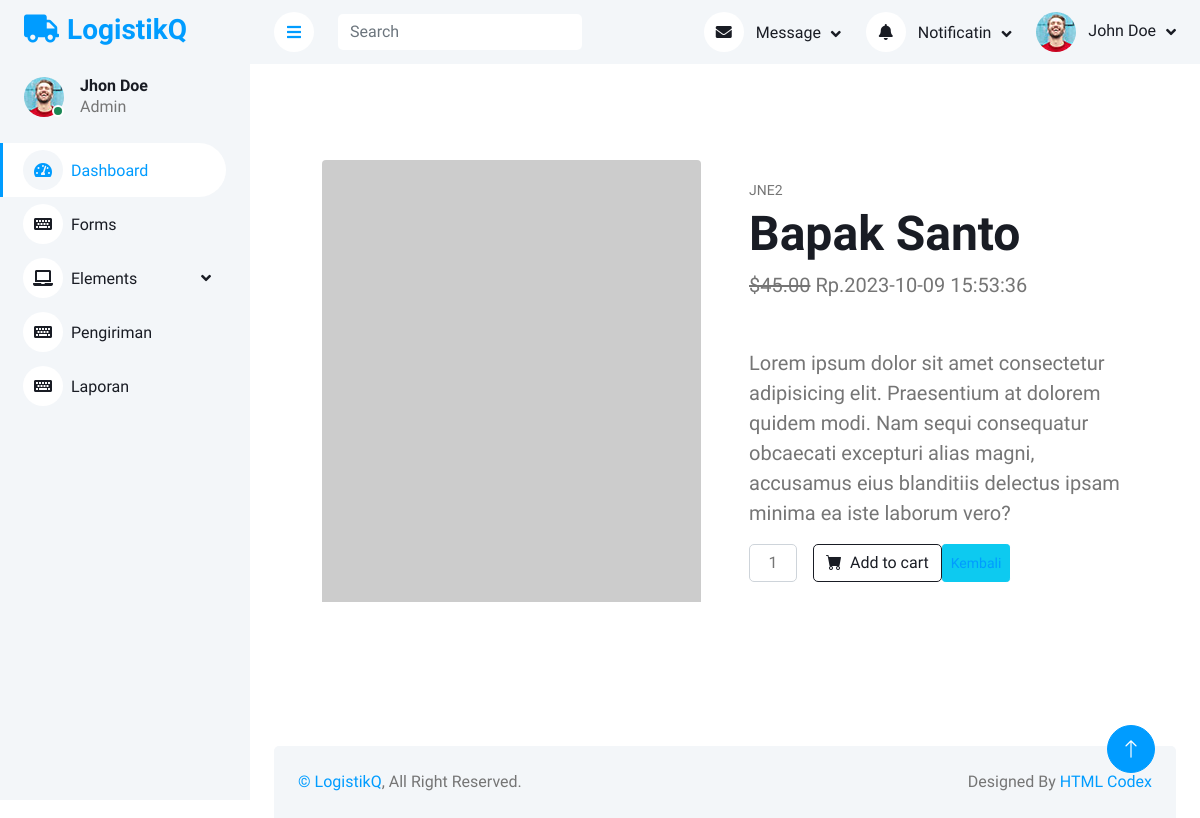
Screenshot of /LogistikQ/index.php?url=Pages/detail_penerima/penerimaan&id=2 with the database file from the repository.
### tables this page shows
CREATE TABLE `detail_penerimaan` (
  `id` int(11) NOT NULL,
  `kode` varchar(45) NOT NULL,
  `pengiriman_id` int(11) NOT NULL,
  `nama_penerima` varchar(45) NOT NULL,
  `waktu_penerima` datetime NOT NULL
);

### LogistikQ/models/detail_penerima.php (called while the page is built, shortened)
<?php
class detail_penerimaan
{
    private $koneksi;
    public function __construct()
    {
        global $dbh;
        $this->koneksi = $dbh;
    }
    public function getdetail_penerimaan($id)
    {
        $sql = "SELECT * FROM detail_penerimaan WHERE id=?";
        $ps = $this->koneksi->prepare($sql);
        $ps->execute([$id]);
        $rs = $ps->fetch();
        return $rs;
    }
}

### LogistikQ/Pages/detail_penerima/penerimaan.php (the view)
<?php
$id = $_REQUEST['id'];
$model = new detail_penerimaan();
$produk = $model->getdetail_penerimaan($id);
?>
<section class="py-5">
            <div class="container px-4 px-lg-5 my-5">
                <div class="row gx-4 gx-lg-5 align-items-center">
                    <div class="col-md-6"><img class="card-img-top mb-5 mb-md-0" src="https://dummyimage.com/600x700/dee2e6/6c757d.jpg" alt="..." /></div>
                    <div class="col-md-6">
                        <div class="small mb-1"><?= $produk['kode']?></div>
                        <h1 class="display-5 fw-bolder"><?= $produk['nama_penerima']?></h1>
                        <div class="fs-5 mb-5">
                            <span class="text-decoration-line-through">$45.00</span>
                            <span>Rp.<?= $produk['waktu_penerima']?></span>
                        </div>
                        <p class="lead">Lorem ipsum dolor sit amet consectetur adipisicing elit. Praesentium at dolorem quidem modi. Nam sequi consequatur obcaecati excepturi alias magni, accusamus eius blanditiis delectus ipsam minima ea iste laborum vero?</p>
                        <div class="d-flex">
                            <input class="form-control text-center me-3" id="inputQuantity" type="num" value="1" style="max-width: 3rem" />
                            <button class="btn btn-outline-dark flex-shrink-0" type="button">
                                <i class="bi-cart-fill me-1"></i>
                                Add to cart
                                </button>
                            <button type="button" class="btn btn-sm btn-info"><a href="index.php?url=dtdetail_penerima">Kembali</button>
                        </div>
                    </div>
                </div>
            </div>
        </section>

### LogistikQ/css/style.css (style rules this page uses)
:root { --primary: #009CFF; --light: #F3F6F9; --dark: #191C24; }
.btn { transition: .5s; }

### rows the page displays
detail_penerimaan: kode "JNE2", nama_penerima "Bapak Santo", waktu_penerima "2023-10-09 15:53:36"
